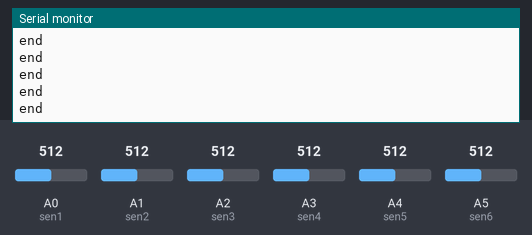
This sketch was run on a simulated Arduino Uno, built with avr-gcc and run on an emulated ATmega328P. On the bench: the last lines printed to the serial monitor. The test bench sets the inputs (shaded band); at power-on: A0 (sen1) = 512, A4 (sen5) = 512, A1 (sen2) = 512, A2 (sen3) = 512, A3 (sen4) = 512, A5 (sen6) = 512.

Above: at 1.2 s.
1.3 s: A0 (sen1) set to 322
2.8 s: A0 (sen1) set to 297
At 3.7 s:
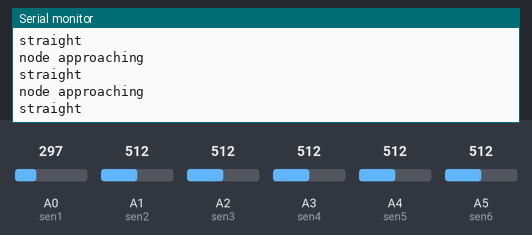
4.3 s: A4 (sen5) set to 421
7.3 s: A4 (sen5) set to 387
At 8.1 s:
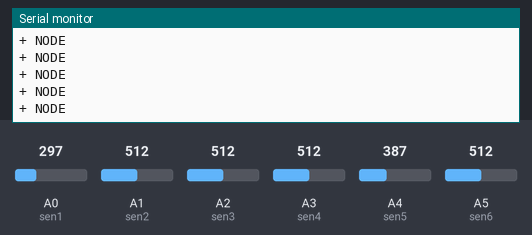
9.2 s: A1 (sen2) set to 321
12.2 s: A1 (sen2) set to 298
At 12.9 s:
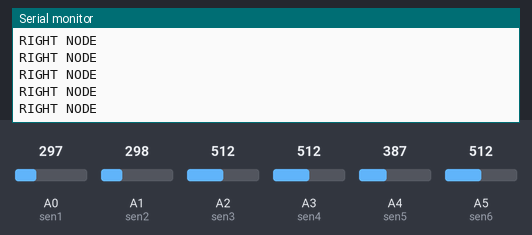

Measured:
- the behaviour switches between 313 and 312 on A0 (sen1) (found by bisection; images 0 and 1)
- the behaviour switches between 406 and 405 on A4 (sen5) (found by bisection; images 1 and 2)
- the behaviour switches between 313 and 312 on A1 (sen2) (found by bisection; images 2 and 3)
- after the input at 2.8 s, the serial monitor: prints a new line after 0.07 s (image 1)
- after the input at 7.3 s, the serial monitor: prints a new line after 0.09 s (image 2)
- after the input at 12.2 s, the serial monitor: prints a new line after 0.07 s (image 3)

The sketch:

node_checking.ino
```cpp
int sen1=0,sen2=1,sen3=2,sen4=3,sen5=4,sen6=5,s1,s2,s3,s4,s5,s6;
int mx=0,mid=0,mn=0;
int i=0,j=0,cnt=0;
void minmax();
void nodeapproach();
void nodeleft();


void setup() {

              // put your setup code here, to run once:
             pinMode(sen1,INPUT);
             pinMode(sen2,INPUT);
             pinMode(sen3,INPUT);
             pinMode(sen4,INPUT);
             pinMode(sen5,INPUT);
             pinMode(sen6,INPUT);

      Serial.begin(9600);

          }

void loop() {
  // put your main code here, to run repeatedly:


        s1=analogRead(sen1);
        s2=analogRead(sen2);
        s3=analogRead(sen3);
        s4=analogRead(sen4);
        s5=analogRead(sen5);
        s6=analogRead(sen6);
                            //Calibrating the sensor, finding max and min reflectance values


                 if(cnt==0)
                 { minmax();}
                         //start of callibration

if(((s3<mx)&&(s6>mx)&&(s2<mid))||((s1<mid)&&(s2<mid)&&(s5<mid)&&(s3<mx)&&(s4<mx)&&(s6>mx)))                    //Move right
{
  nodeapproach();
 Serial.print("right\n");
}
else if((s3>mx)&&(s4>mx)&&(s6<mid)&&(s2<mid))       //go straight
{

  nodeapproach();
    Serial.print("straight\n");
}
else if(((s3<mx)&&(s2>mx)&&(s6<mid)&&(s1<mid))||((s1<mid)&&(s2>mx)&&(s3<mx)&&(s4<mx)&&(s5<mid)&&(s6<mid)))         //Move left
{
  nodeapproach();
Serial.print("left\n");
}

else if((s1 > mx)&&(s2 > mx)&&(s3 > mx)&&(s4 > mx)&&(s5 > mx)&&(s6 > mx))      //Stop if all the sensors give low reflectance values
{
  Serial.print("end\n");
}
       else
               nodeleft();
               //noderight();
}
                                         //end of program

                                                  //nodal functions
void nodeapproach()
{           if(s1>mid||s3<mid||s5>mid||s2>mid||s6>mid)
                      {
                        Serial.print("node approaching\n");
                      }
  }

void nodeleft()              //nodal functions for left justified
{

if((s1<mid)&&(s2<mid)&&(s3<mid)&&(s4<mid)&&(s5<mid)&&(s6<mid))  //u
{
  Serial.print("U TURN\n");
}

else if((s1<mid)&&(s2>mx)&&(s3>mx)&&(s4>mx)&&(s5<mid)&&(s6>mx))  //+
{
  Serial.print("+ NODE\n");
}

else if((s1<mid)&&(s2>mx)&&(s3>mx)&&(s4>mx)&&(s5<mid)&&(s6<mid))  //  -|
{
  Serial.print("LEFT NODE\n");
}

else if((s1<mid)&&(s2<mid)&&(s3>mx)&&(s4>mx)&&(s5<mid)&&(s6>mx))   //  |-
{
  Serial.print("RIGHT NODE\n");
  }

else if((s1<mid)&&(s2>mx)&&(s3<mid)&&(s4>mx)&&(s5<mid)&&(s6>mx))   //T
{Serial.print("T NODE\n");
}
   else
   {

  nodeapproach();
    Serial.print("straight\n");
    }
}
void minmax()
{

for(int i=0; i<500; i++)
{
int val = 0;
for(int j=0; j<=5; j++)
{            if(j==2)
             {j=j+1;}
val = analogRead(j);
if(val >= mx)
mx = val;
if(val <= mn)
mn = val;
}
delay(1);
}
mid = ((mx + mn)/2);
mid=mid+150;
mx=mx-200;
  cnt++; }
```
